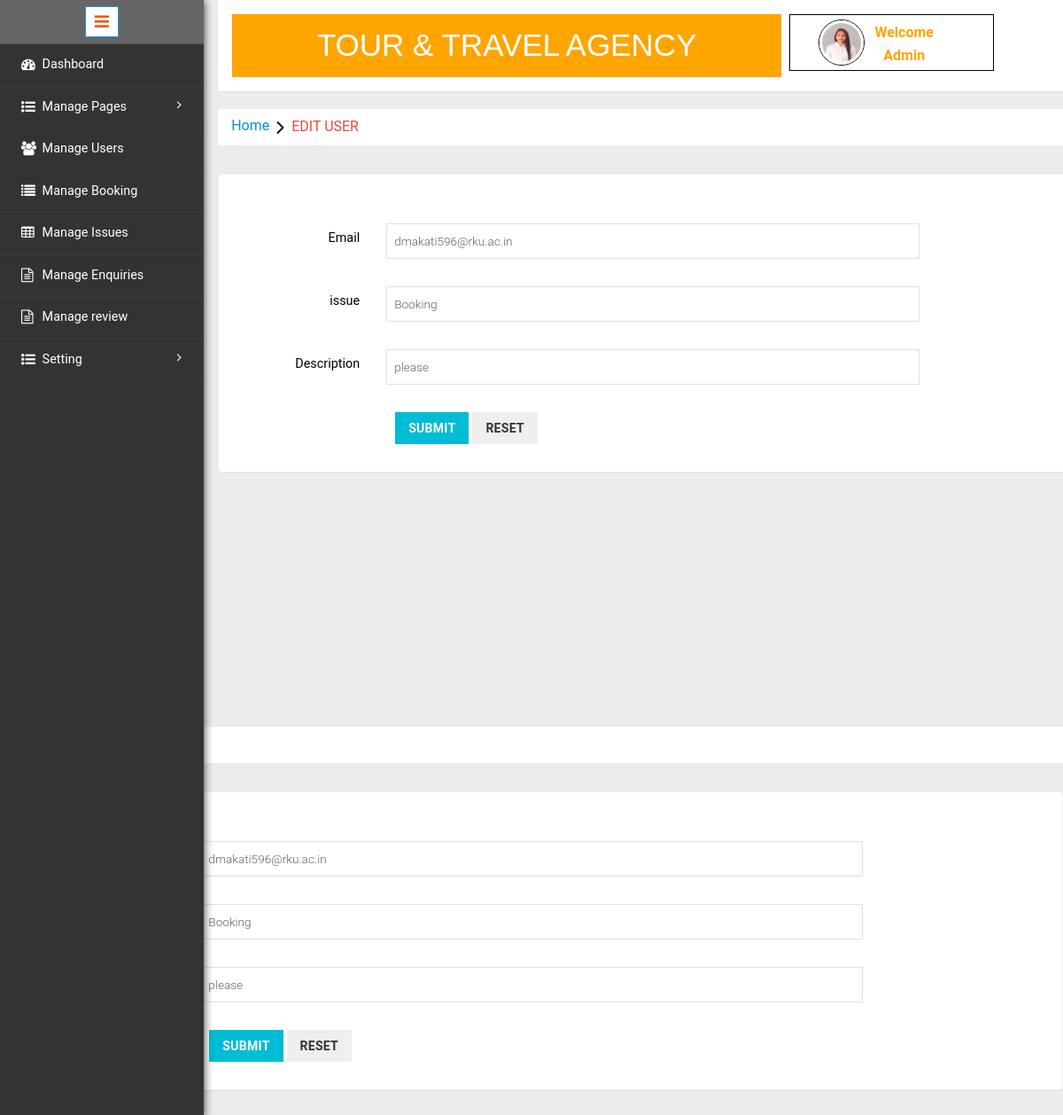
The page /admin/edit_issue.php?em=dmakati596@rku.ac.in on the database its author committed.
### tables this page shows
CREATE TABLE `admin1` (
  `id` int(11) NOT NULL,
  `UserName` varchar(100) DEFAULT NULL,
  `Password` varchar(100) DEFAULT NULL,
  `profile_photo` varchar(255) DEFAULT NULL
);

CREATE TABLE `issues` (
  `id` int(11) NOT NULL,
  `UserEmail` varchar(100) DEFAULT NULL,
  `Issue` varchar(100) DEFAULT NULL,
  `Description` mediumtext DEFAULT NULL,
  `PostingDate` timestamp NULL DEFAULT current_timestamp(),
  `AdminRemark` mediumtext DEFAULT 'Pending',
  `AdminremarkDate` timestamp NULL DEFAULT NULL ON UPDATE current_timestamp(),
  `status` varchar(50) NOT NULL DEFAULT 'Active'
);

### admin/edit_issue.php (the view, shortened to what this page needs)
<?php
include_once("../conection.php");
mysqli_select_db($con,"tms");
include_once("includes/sidebarmenu.php");
$em = $_REQUEST['em'];
$q3 = "select * from issues where UserEmail='$em'";
$result2 = mysqli_query($con, $q3);
?>
<body>
<div class="page-container">
<div class="left-content">
	   <div class="mother-grid-inner">
        <?php
        include_once("includes/header.php");
        ?>
</div>
<?php
while($r2=mysqli_fetch_array($result2)) {
?>
    <ol class="breadcrumb">
                <li class="breadcrumb-item"><a href="dashboard.php" style="background-color:white;">Home</a><i class="fa fa-angle-right"></i>EDIT USER</li>
            </ol>
            <div class="grid-form">
<div class="grid-form1">
<div class="panel-body">
                  <form method="post" class="form-horizontal" onSubmit="return valid();">
  <div class="form-group">
                          <label class="col-md-2 control-label">Email</label>
                          <div class="col-md-8">
                              <div class="input-group">
                                  <input type="text" class="form-control1" name="em"
                                  value=<?php echo $r2[1]?> required="" readonly>
                              </div>
                          </div>
                      </div>
 <div class="form-group">
                <label class="col-md-2 control-label">issue</label>
                    <div class="col-md-8">
                        <div class="input-group">
                        <input type="text" class="form-control1" name="n"
                                  value=<?php echo $r2[2]?> >
                            </div>
                        </div>
                      </div>
                      <div class="form-group">
                <label class="col-md-2 control-label">Description</label>
                    <div class="col-md-8">
                        <div class="input-group">
                        <input type="text" class="form-control1" name="n1"
                                  value=<?php echo $r2[3]?> >
                            </div>
                        </div>
                      </div>
                      <div class="col-sm-8 col-sm-offset-2">
              <button type="submit" name="btn_edit" class="btn-primary btn">Submit</button>
              <button type="reset" class="btn-inverse btn">Reset</button>
          </div>
      </div>
  </div>
</div>
</div>
</div>
<?php
}
?>

### admin/includes/header.php (shortened to what this page needs)
<html>
<link href="css/bootstrap.min.css" rel='stylesheet' type='text/css' />
<link href="css/style1.css" rel='stylesheet' type='text/css' />
<link rel="stylesheet" href="css/morris.css" type="text/css"/>
<link href="css/font-awesome.css" rel="stylesheet">
<link rel="stylesheet" type="text/css" href="css/table-style.css" />
<link rel="stylesheet" type="text/css" href="css/basictable.css" />
    <body>
<div class="header-main">
					<div class="logo-w3-agile" style="background-color:orange;">
								<h1><a href="dashboard.php" style="background-color:orange;">TOUR & TRAVEL AGENCY</a></h1>
							</div>
						<div class="profile_details w3l" style="background-color:white; border:1px solid black;">
								<ul>
									<li class="dropdown profile_details_drop" >
										<a href="#" class="dropdown-toggle" data-toggle="dropdown" aria-expanded="false" style="background-color:white;">
										<?php
										$sql="select * from admin1";
										$r=mysqli_query($con,$sql);
										while($a=mysqli_fetch_array($r))
									{
										?>
										<div class="profile_img">
												<span class="prfil-img" style="border:1px solid black; border-radius:50%;"><img src="../images/<?php echo $a[3];?>" alt=""> </span>
												<div class="user-name">
													<p style="color:orange;" >Welcome</p>
													<p style="color:orange;"><?php echo $a[1];?></p>
												</div>
												<?php
									}
									?>
									</li>
								</ul>
							</div>
				</div>
</body>
   </html>

### rows shown on the page
admin1: profile_photo (picture), UserName "Admin"
issues: em "dmakati596@rku.ac.in", n "Booking", n1 "please"
issues: em "dmakati596@rku.ac.in", n "Booking", n1 "please"
